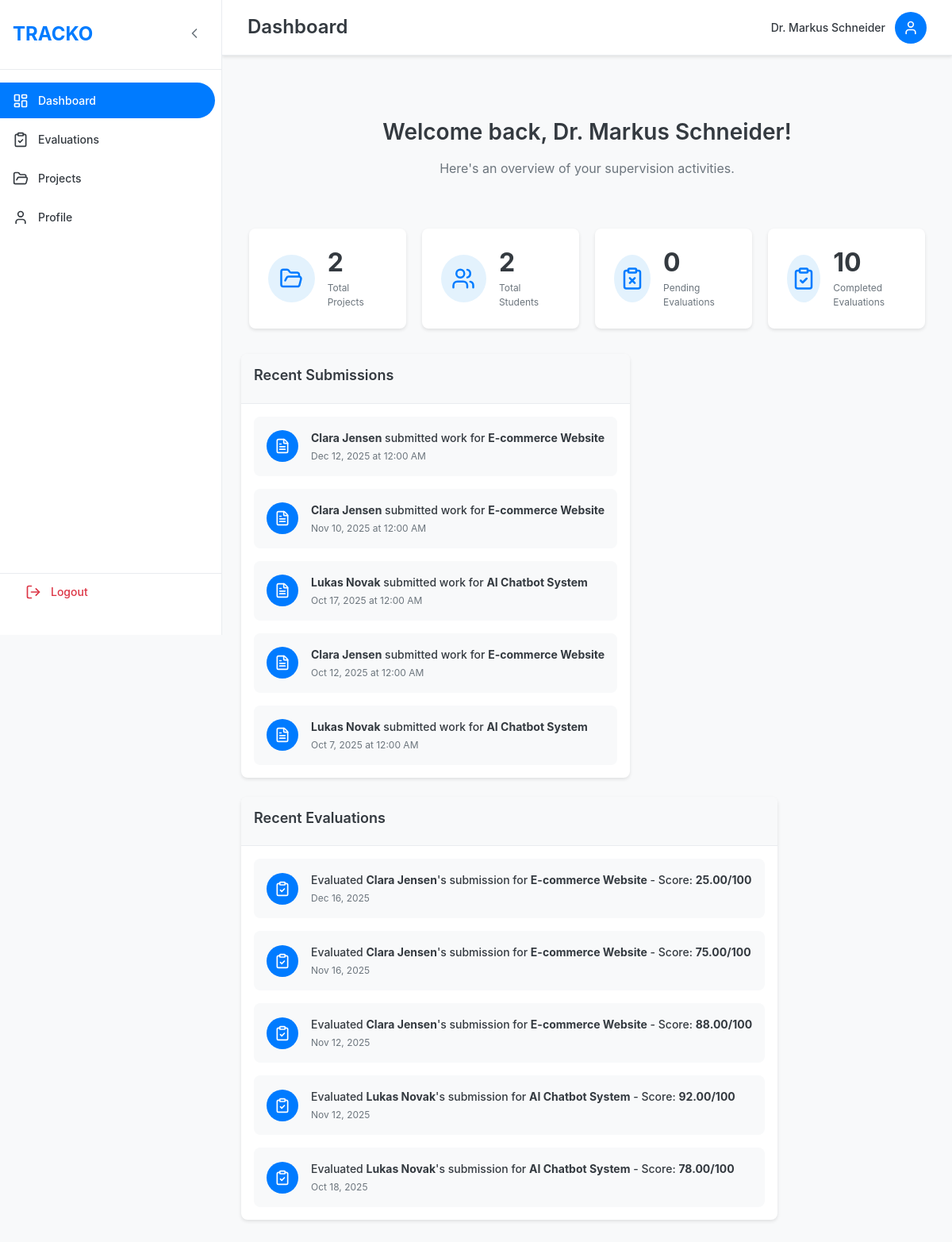
/supervisor/layout.php (signed in), run on the app's committed database.
### tables this page shows
CREATE TABLE `submissions` (
  `submission_id` int(11) NOT NULL,
  `submission_milestone_id` int(11) NOT NULL,
  `submission_project_id` int(11) NOT NULL,
  `submission_student_id` int(11) NOT NULL,
  `submission_uploaded_by` int(11) NOT NULL,
  `submission_file_path` varchar(255) DEFAULT NULL,
  `submission_notes` text DEFAULT NULL,
  `submission_upload_date` date DEFAULT NULL
);

CREATE TABLE `users` (
  `user_id` int(11) NOT NULL,
  `user_name` varchar(100) NOT NULL,
  `user_email` varchar(100) NOT NULL,
  `user_password` varchar(255) NOT NULL,
  `user_role` enum('admin','student','supervisor') NOT NULL,
  `user_created_at` datetime DEFAULT current_timestamp()
);

CREATE TABLE `projects` (
  `project_id` int(11) NOT NULL,
  `project_student_id` int(11) NOT NULL,
  `project_supervisor_id` int(11) NOT NULL,
  `project_title` varchar(200) NOT NULL,
  `project_description` text DEFAULT NULL,
  `project_status` enum('pending','in_progress','completed') DEFAULT 'pending',
  `project_created_at` datetime DEFAULT current_timestamp()
);

### supervisor/dashboard.php (the view, shortened to what this page needs)
<?php
require_once '../includes/db.php';
$supervisor_id = $_SESSION['user_id'];
$projects_query = "SELECT COUNT(*) as total_projects FROM projects WHERE project_supervisor_id = ?";
$projects_stmt = $conn->prepare($projects_query);
$projects_stmt->bind_param("i", $supervisor_id);
$projects_stmt->execute();
$projects_result = $projects_stmt->get_result();
$total_projects = $projects_result->fetch_assoc()['total_projects'];
$students_query = "SELECT COUNT(DISTINCT project_student_id) as total_students FROM projects WHERE project_supervisor_id = ?";
$students_stmt = $conn->prepare($students_query);
$students_stmt->bind_param("i", $supervisor_id);
$students_stmt->execute();
$students_result = $students_stmt->get_result();
$total_students = $students_result->fetch_assoc()['total_students'];
$pending_query = "SELECT COUNT(*) as pending_evaluations FROM submissions s
                  JOIN projects p ON s.submission_project_id = p.project_id
                  LEFT JOIN evaluations e ON s.submission_id = e.evaluation_submission_id
                  WHERE p.project_supervisor_id = ? AND e.evaluation_id IS NULL";
$pending_stmt = $conn->prepare($pending_query);
$pending_stmt->bind_param("i", $supervisor_id);
$pending_stmt->execute();
$pending_result = $pending_stmt->get_result();
$pending_evaluations = $pending_result->fetch_assoc()['pending_evaluations'];
$completed_query = "SELECT COUNT(*) as completed_evaluations FROM evaluations e
                    JOIN submissions s ON e.evaluation_submission_id = s.submission_id
                    JOIN projects p ON s.submission_project_id = p.project_id
                    WHERE p.project_supervisor_id = ?";
$completed_stmt = $conn->prepare($completed_query);
$completed_stmt->bind_param("i", $supervisor_id);
$completed_stmt->execute();
$completed_result = $completed_stmt->get_result();
$completed_evaluations = $completed_result->fetch_assoc()['completed_evaluations'];
$recent_query = "SELECT s.submission_id, s.submission_upload_date, p.project_title, u.user_name as student_name, u.user_email as student_email
                 FROM submissions s
                 JOIN projects p ON s.submission_project_id = p.project_id
                 JOIN users u ON s.submission_student_id = u.user_id
                 WHERE p.project_supervisor_id = ?
                 ORDER BY s.submission_upload_date DESC
                 LIMIT 5";
$recent_stmt = $conn->prepare($recent_query);
$recent_stmt->bind_param("i", $supervisor_id);
$recent_stmt->execute();
$recent_result = $recent_stmt->get_result();
$recent_submissions = [];
while ($row = $recent_result->fetch_assoc()) {
    $recent_submissions[] = $row;
}
$recent_eval_query = "SELECT e.evaluation_eval_date, p.project_title, u.user_name as student_name, e.evaluation_score
                      FROM evaluations e
                      JOIN submissions s ON e.evaluation_submission_id = s.submission_id
                      JOIN projects p ON s.submission_project_id = p.project_id
                      JOIN users u ON s.submission_student_id = u.user_id
                      WHERE p.project_supervisor_id = ?
                      ORDER BY e.evaluation_eval_date DESC
                      LIMIT 5";
$recent_eval_stmt = $conn->prepare($recent_eval_query);
$recent_eval_stmt->bind_param("i", $supervisor_id);
$recent_eval_stmt->execute();
$recent_eval_result = $recent_eval_stmt->get_result();
$recent_evaluations = [];
while ($row = $recent_eval_result->fetch_assoc()) {
    $recent_evaluations[] = $row;
}
?>
<div class="row">
    <div class="col">
        <div class="welcome-section">
            <h2>Welcome back, <?php echo htmlspecialchars($_SESSION['user_name']); ?>!</h2>
            <p>Here's an overview of your supervision activities.</p>
        </div>
        <div class="row dashboard-stats-wrapper" style="margin-bottom: 2rem;">
                <div class="stat-card">
                    <div class="stat-icon">
                        <i data-lucide="folder-open" class="stat-icon-svg"></i>
                    </div>
                    <div class="stat-content">
                        <h4><?php echo $total_projects; ?></h4>
                        <p>Total Projects</p>
                    </div>
                </div>
            <div class="stat-card">
                <div class="stat-icon">
                    <i data-lucide="users" class="stat-icon-svg"></i>
                </div>
                <div class="stat-content">
                    <h4><?php echo $total_students; ?></h4>
                    <p>Total Students</p>
                </div>
            </div>
            <div class="stat-card">
                <div class="stat-icon">
                    <i data-lucide="clipboard-x" class="stat-icon-svg"></i>
                </div>
                <div class="stat-content">
                    <h4><?php echo $pending_evaluations; ?></h4>
                    <p>Pending Evaluations</p>
                </div>
            </div>
            <div class="stat-card">
                <div class="stat-icon">
                    <i data-lucide="clipboard-check" class="stat-icon-svg"></i>
                </div>
                <div class="stat-content">
                    <h4><?php echo $completed_evaluations; ?></h4>
                    <p>Completed Evaluations</p>
                </div>
            </div>
        </div>
        <div class="row dashboard-stats-wrapper">
            <div class="col-md-6">
                <div class="card" style="margin-bottom: 1.5rem;">
                    <div class="card-header">
                        <h5>Recent Submissions</h5>
                    </div>
                    <div class="card-body">
                        <?php if (!empty($recent_submissions)): ?>
                            <div class="activity-list">
                                <?php foreach ($recent_submissions as $submission): ?>
                                    <div class="activity-item">
                                        <div class="activity-icon">
                                            <i data-lucide="file-text" class="activity-icon-svg"></i>
                                        </div>
                                        <div class="activity-content">
                                            <div class="activity-text">
                                                <strong><?php echo htmlspecialchars($submission['student_name']); ?></strong>
                                                submitted work for
                                                <strong><?php echo htmlspecialchars($submission['project_title']); ?></strong>
                                            </div>
                                            <div class="activity-time">
                                                <?php echo date('M j, Y \a\t g:i A', strtotime($submission['submission_upload_date'])); ?>
                                            </div>
                                        </div>
                                    </div>
                                <?php endforeach; ?>
                            </div>
                        <?php else: ?>
                            <div class="no-data">
                                <p>No recent submissions</p>
                            </div>
                        <?php endif; ?>
                    </div>
                </div>
            </div>
            <div class="col-md-6">
                <div class="card" style="margin-bottom: 1.5rem;">
                    <div class="card-header">
                        <h5>Recent Evaluations</h5>
                    </div>
                    <div class="card-body">
                        <?php if (!empty($recent_evaluations)): ?>
                            <div class="activity-list">
                                <?php foreach ($recent_evaluations as $evaluation): ?>
                                    <div class="activity-item">
                                        <div class="activity-icon">
                                            <i data-lucide="clipboard-check" class="activity-icon-svg"></i>
                                        </div>
                                        <div class="activity-content">
                                            <div class="activity-text">
                                                Evaluated
                                                <strong><?php echo htmlspecialchars($evaluation['student_name']); ?></strong>'s
                                                submission for
                                                <strong><?php echo htmlspecialchars($evaluation['project_title']); ?></strong> -
                                                Score:
                                                <strong><?php echo htmlspecialchars($evaluation['evaluation_score']); ?>/100</strong>
                                            </div>
                                            <div class="activity-time">
                                                <?php echo date('M j, Y', strtotime($evaluation['evaluation_eval_date'])); ?>
                                            </div>
                                        </div>
                                    </div>
                                <?php endforeach; ?>
                            </div>
                        <?php else: ?>
                            <div class="no-data">
                                <p>No recent evaluations</p>
                            </div>
                        <?php endif; ?>
                    </div>
                </div>
            </div>
        </div>
    </div>
</div>

### assets/css/base.css (style rules this page uses)
:root { --primary-blue: #007bff; --primary-blue-hover: #0056b3; --primary-blue-light: #e3f2fd; --secondary-gray: #6c757d; --secondary-gray-light: #f8f9fa; --success-green: #28a745; --warning-yellow: #ffc107; --error-red: #dc3545; --info-blue: #17a2b8; --white: #ffffff; --light-gray: #f8f9fa; --medium-gray: #e9ecef; --dark-gray: #343a40; --border-radius: 8px; --box-shadow: 0 2px 4px rgba(0, 0, 0, 0.1); --box-shadow-hover: 0 4px 8px rgba(0, 0, 0, 0.15); --font-family: 'Inter', 'Roboto', 'Poppins', sans-serif; --font-size-base: 14px; --font-size-sm: 12px; --font-size-lg: 16px; --font-size-xl: 18px; }
* { box-sizing: border-box; margin: 0; padding: 0; }
body { font-family: var(--font-family); font-size: var(--font-size-base); line-height: 1.5; color: var(--dark-gray); background-color: var(--light-gray); -webkit-font-smoothing: antialiased; -moz-osx-font-smoothing: grayscale; }
h1, h2, h3, h4, h5, h6 { margin-bottom: 0.5rem; font-weight: 600; line-height: 1.2; }
h2 { font-size: 1.75rem; }
h4 { font-size: 1.25rem; }
h5 { font-size: 1.125rem; }
p { margin-bottom: 1rem; }
.row { display: flex; flex-wrap: wrap; margin: 0 -0.5rem; }
.col { flex: 1; padding: 0 0.5rem; }

### assets/css/style.css (style rules this page uses)
:root { --primary-blue: #007bff; --primary-blue-hover: #0056b3; --primary-blue-light: #e3f2fd; --secondary-gray: #6c757d; --secondary-gray-light: #f8f9fa; --success-green: #28a745; --warning-yellow: #ffc107; --error-red: #dc3545; --info-blue: #17a2b8; --white: #ffffff; --light-gray: #f8f9fa; --medium-gray: #e9ecef; --dark-gray: #343a40; --border-radius: 8px; --box-shadow: 0 2px 4px rgba(0, 0, 0, 0.1); --box-shadow-hover: 0 4px 8px rgba(0, 0, 0, 0.15); --font-family: 'Inter', 'Roboto', 'Poppins', sans-serif; --font-size-base: 14px; --font-size-sm: 12px; --font-size-lg: 16px; --font-size-xl: 18px; }
.card { background-color: var(--white); border-radius: var(--border-radius); box-shadow: var(--box-shadow); overflow: hidden; transition: box-shadow 0.2s ease; }
.card-header { padding: 1rem; border-bottom: 1px solid var(--medium-gray); background-color: var(--secondary-gray-light); font-weight: 600; }
.card-body { padding: 1rem; }
.welcome-section { text-align: center; padding: 3rem 0; }
.welcome-section h2 { color: var(--dark-gray); margin-bottom: 1rem; }
.welcome-section p { color: var(--secondary-gray); font-size: var(--font-size-lg); }
.stat-card { background-color: var(--white); border-radius: var(--border-radius); padding: 1.5rem; box-shadow: var(--box-shadow); display: flex; align-items: center; gap: 1rem; transition: transform 0.2s ease; flex: 1; margin:0 10px; }
.stat-icon { width: 60px; height: 60px; background-color: var(--primary-blue-light); border-radius: 50%; display: flex; align-items: center; justify-content: center; color: var(--primary-blue); }
.stat-icon-svg { width: 30px; height: 30px; }
.stat-content h4 { font-size: 2rem; font-weight: 700; color: var(--dark-gray); margin: 0 0 0.25rem 0; }
.stat-content p { color: var(--secondary-gray); font-size: var(--font-size-sm); margin: 0; }
.activity-list { display: flex; flex-direction: column; gap: 1rem; }
.activity-item { display: flex; align-items: center; gap: 1rem; padding: 1rem; background-color: var(--secondary-gray-light); border-radius: var(--border-radius); }
.activity-icon { width: 40px; height: 40px; background-color: var(--primary-blue); border-radius: 50%; display: flex; align-items: center; justify-content: center; color: var(--white); flex-shrink: 0; }
.activity-icon-svg { width: 20px; height: 20px; }
.activity-content { flex: 1; }
.activity-text { margin: 0 0 0.25rem 0; color: var(--dark-gray); font-weight: 500; }
.activity-time { color: var(--secondary-gray); font-size: var(--font-size-sm); }

### data on the page
submissions: submission_student.user_name "Clara Jensen", submission_project.project_title "E-commerce Website", submission_upload_date "Dec 12, 2025 at 12:00 AM"
submissions: submission_student.user_name "Clara Jensen", submission_project.project_title "E-commerce Website", submission_upload_date "Nov 10, 2025 at 12:00 AM"
submissions: submission_student.user_name "Lukas Novak", submission_project.project_title "AI Chatbot System", submission_upload_date "Oct 17, 2025 at 12:00 AM"
submissions: submission_student.user_name "Clara Jensen", submission_project.project_title "E-commerce Website", submission_upload_date "Oct 12, 2025 at 12:00 AM"
submissions: submission_student.user_name "Lukas Novak", submission_project.project_title "AI Chatbot System", submission_upload_date "Oct 7, 2025 at 12:00 AM"

### other printed values
$page_titles[$current_page] "Dashboard"
$_SESSION['user_name'] "Dr. Markus Schneider"
$total_projects "2"
$total_students "2"
$pending_evaluations "0"
$completed_evaluations "10"
$evaluation['student_name'] "Clara Jensen"
$evaluation['project_title'] "E-commerce Website"
$evaluation['evaluation_score'] "25.00"
date('M j, Y', strtotime($evaluation['evaluation_eval_date'])) "Dec 16, 2025"
$evaluation['evaluation_score'] "75.00"
date('M j, Y', strtotime($evaluation['evaluation_eval_date'])) "Nov 16, 2025"
$evaluation['evaluation_score'] "88.00"
date('M j, Y', strtotime($evaluation['evaluation_eval_date'])) "Nov 12, 2025"
$evaluation['student_name'] "Lukas Novak"
